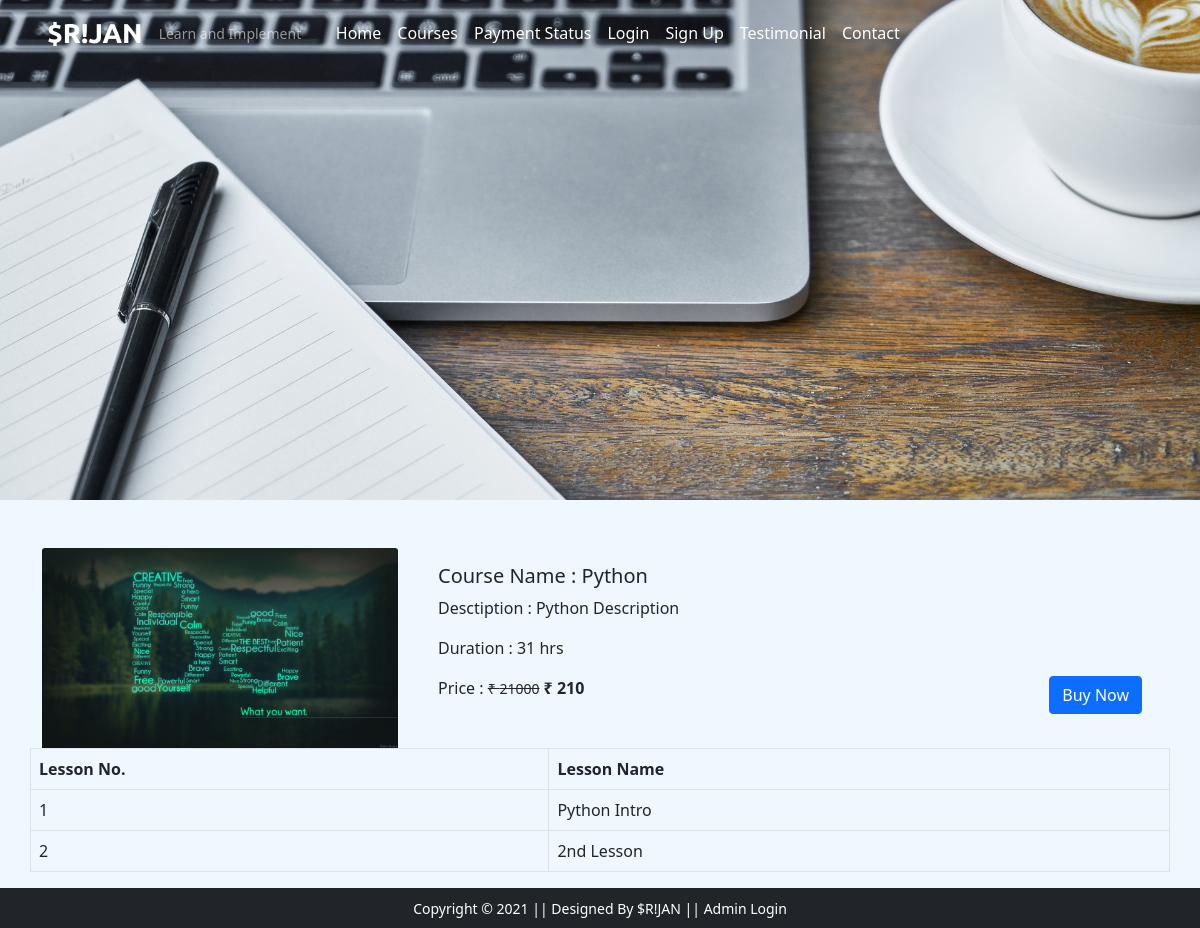
/course-details/7, run on the app's committed database.
### tables this page shows
CREATE TABLE `course` (
  `course_id` int(11) NOT NULL,
  `course_name` varchar(255) NOT NULL,
  `course_desc` text NOT NULL,
  `course_author` varchar(255) NOT NULL,
  `course_img` text NOT NULL,
  `course_duration` text NOT NULL,
  `course_price` int(11) NOT NULL,
  `course_original_price` int(11) NOT NULL
);

CREATE TABLE `lesson` (
  `lesson_id` int(11) NOT NULL,
  `lesson_name` text NOT NULL,
  `lesson_desc` text NOT NULL,
  `lesson_link` text NOT NULL,
  `course_id` int(11) NOT NULL,
  `course_name` text NOT NULL
);

### config/generalconfig.php (called while the page is built)
<?php
	$base_url = "http://localhost/SRIJAN_LEARNING/";
?>

### includes.php (called while the page is built, shortened)
<?php
	include_once 'config/dbconfig.php';
	include_once 'config/generalconfig.php';
	include_once 'controller/srijan_controller.php';
	$srijan = new anisrijan($db);
?>

### controller/srijan_controller.php (called while the page is built, shortened)
<?php
class anisrijan{
	private $db;
	public function __construct($db)
	{
		$this->db = $db;
	}
	public function fetch_a_course_by_id($id){
		$query = mysqli_query($this->db,"SELECT * FROM course WHERE course_id='$id'") or die(mysqli_error($this->db));
		if ($query) {
			$row=mysqli_fetch_array($query,MYSQLI_ASSOC);
			return $row;
		}
	}
	public function fetch_lessons_by_course_id($id){
		$query = mysqli_query($this->db,"SELECT * FROM lesson WHERE course_id='$id'") or die(mysqli_error($this->db));
		if ($query) {
			while ($row=mysqli_fetch_array($query,MYSQLI_ASSOC)) {
				$data[]=$row;
			}
			return $data;
		}
	}
}
?>

### view/srijan_course_detail.php (the view, shortened to what this page needs)
<div class="container-fluid bg-dark">
	<div class="row">
		<img src="<?php echo $base_url;?>assets/images/courseBanner.jpg" alt="courses" style="height: 500px;width: 100%;object-fit: cover;box-shadow: 10px;padding: 0px;">
	</div>
</div>
<?php
	if (isset($_GET['slug'])) {
		$course_id = $_GET['slug'];
		$course_detail = $srijan->fetch_a_course_by_id($course_id);
		$lessons = $srijan->fetch_lessons_by_course_id($course_id);
	}
?>
<div class="container mt-5">
	<div class="row">
		<div class="col-md-4">
			<img src="<?php echo $base_url.$course_detail['course_img'];?>" class="card-img-top" alt="" >
		</div>
		<div class="col-md-8">
			<div class="card-body">
				<h5 class="card-title">Course Name : <?php echo $course_detail['course_name'];?></h5>
				<p class="card-text">Desctiption : <?php echo $course_detail['course_desc'];?> </p>
				<p class="card-text">Duration : <?php echo $course_detail['course_duration'];?></p>
				<form action="<?php echo $base_url; ?>checkout" method="post">
					<p class="card-text d-inline">Price : <small><del>&#8377; <?php echo $course_detail['course_original_price'];?></del></small>
						<span class="font-weight-bold">&#8377; <?php echo $course_detail['course_price'];?></span>
					</p>
					<button type="submit" class="btn btn-primary text-white float-right" name="buy">Buy Now</button>
				</form>
			</div>
		</div>
	</div>
</div>
<div class="container">
	<div class="row">
		<table class="table table-bordered table-hover">
			<thead>
				<tr>
					<th scope="col">Lesson No.</th>
					<th scope="col">Lesson Name</th>
				</tr>
			</thead>
			<tbody>
				<?php
					if($lessons){
						$num = 0;
						foreach ($lessons as $key) {
							$num++;
							echo '
								<tr>
									<td scope="row">'.$num.'</td>
									<td scope="row">'.$key["lesson_name"].'</td>
								</tr>';
						}
					}
				?>
			</tbody>
		</table>
	</div>
</div>

### assets/css/style.css (style rules this page uses)
.float-right { float: right; }
body { background: aliceblue; }
.font-weight-bold { font-weight: 700; }

### data on the page
course: course_img (picture), course_name "Python", course_desc "Python Description", course_duration "31 hrs", course_original_price "21000", course_price "210"
lesson: lesson_name "Python Intro"
lesson: lesson_name "2nd Lesson"
